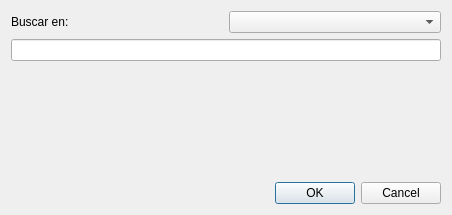
<?xml version="1.0" encoding="UTF-8"?>
<ui version="4.0">
 <class>BuscarDlg</class>
 <widget class="QDialog" name="BuscarDlg">
  <property name="geometry">
   <rect>
    <x>0</x>
    <y>0</y>
    <width>452</width>
    <height>215</height>
   </rect>
  </property>
  <property name="windowTitle">
   <string>Buscar</string>
  </property>
  <layout class="QVBoxLayout" name="verticalLayout_2">
   <item>
    <layout class="QVBoxLayout" name="verticalLayout">
     <item>
      <layout class="QGridLayout" name="gridLayout">
       <item row="0" column="0">
        <widget class="QLabel" name="label">
         <property name="text">
          <string>Buscar en:</string>
         </property>
        </widget>
       </item>
       <item row="0" column="1">
        <widget class="QComboBox" name="campos"/>
       </item>
      </layout>
     </item>
     <item>
      <widget class="QLineEdit" name="texto"/>
     </item>
    </layout>
   </item>
   <item>
    <spacer name="verticalSpacer">
     <property name="orientation">
      <enum>Qt::Vertical</enum>
     </property>
     <property name="sizeHint" stdset="0">
      <size>
       <width>20</width>
       <height>84</height>
      </size>
     </property>
    </spacer>
   </item>
   <item>
    <widget class="QDialogButtonBox" name="buttonBox">
     <property name="orientation">
      <enum>Qt::Horizontal</enum>
     </property>
     <property name="standardButtons">
      <set>QDialogButtonBox::Cancel|QDialogButtonBox::Ok</set>
     </property>
    </widget>
   </item>
  </layout>
 </widget>
 <resources/>
 <connections>
  <connection>
   <sender>buttonBox</sender>
   <signal>accepted()</signal>
   <receiver>BuscarDlg</receiver>
   <slot>accept()</slot>
   <hints>
    <hint type="sourcelabel">
     <x>248</x>
     <y>254</y>
    </hint>
    <hint type="destinationlabel">
     <x>157</x>
     <y>274</y>
    </hint>
   </hints>
  </connection>
  <connection>
   <sender>buttonBox</sender>
   <signal>rejected()</signal>
   <receiver>BuscarDlg</receiver>
   <slot>reject()</slot>
   <hints>
    <hint type="sourcelabel">
     <x>316</x>
     <y>260</y>
    </hint>
    <hint type="destinationlabel">
     <x>286</x>
     <y>274</y>
    </hint>
   </hints>
  </connection>
 </connections>
</ui>
